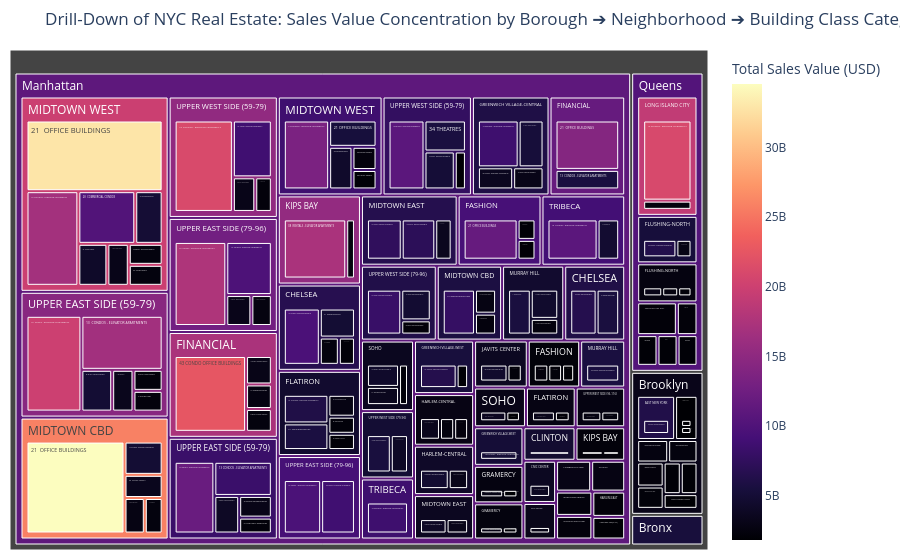

The notebook cell saved with this chart:
### Markdown cell above
### Q4 — Drill-Down
**Question:** Where is NYC sales value concentrated when you drill from city-wide totals down to borough → neighborhood → building class?

**Approach:**
1. Aggregate the sum of `SALE PRICE` by Borough, Neighborhood, and Building Class.
2. Select the **top 150 combinations by total sales value** to ensure the visualization remains responsive and highly readable.
3. Build a hierarchical, interactive treemap using `Plotly Express` to enable drilling down into specific boroughs and neighborhoods.

### Code cell
import plotly.express as px

# Group by Borough Name, Neighborhood, and Building Class Category
drill_down_df = data.loc[data['is_arms_length'] & data['BOROUGH_NAME'].notnull()].groupby(
    ['BOROUGH_NAME', 'NEIGHBORHOOD', 'BUILDING CLASS CATEGORY']
).agg(
    total_sales_value=('SALE PRICE', 'sum'),
    transaction_count=('SALE PRICE', 'count')
).reset_index()

# Keep the top 150 combinations by sales value to keep the plot highly responsive and readable
drill_down_top = drill_down_df.sort_values(by='total_sales_value', ascending=False).head(150)

# Build Treemap
fig_tree = px.treemap(
    drill_down_top,
    path=['BOROUGH_NAME', 'NEIGHBORHOOD', 'BUILDING CLASS CATEGORY'],
    values='total_sales_value',
    color='total_sales_value',
    color_continuous_scale='magma',
    title='Drill-Down of NYC Real Estate: Sales Value Concentration by Borough ➔ Neighborhood ➔ Building Class Category',
    labels={'total_sales_value': 'Total Sales Value (USD)', 'BOROUGH_NAME': 'Borough', 'NEIGHBORHOOD': 'Neighborhood', 'BUILDING CLASS CATEGORY': 'Building Class'}
)

fig_tree.update_layout(margin=dict(t=50, l=10, r=10, b=10))
fig_tree.show()

print("Takeaway: NYC sales value is overwhelmingly concentrated in Manhattan neighborhoods like Midtown West and Upper East Side, and dominated by commercial/elevator apartments.")

### Figure 1 — Plotly figure (JSON) as saved in the notebook; plotly's stock layout.template omitted (floating-point values rounded to 4 significant figures; data arrays with more than 128 entries replaced by an {"elided": "..."} marker saying what was removed)
{"data": [{"branchvalues": "total", "customdata": {"elided": "220x1 float values"}, "domain": {"x": [0.0, 1.0], "y": [0.0, 1.0]}, "hovertemplate": "labels=%{label}<br>total_sales_value_sum=%{value}<br>parent=%{parent}<br>id=%{id}<br>Total Sales Value (USD)=%{color}<extra></extra>", "ids": {"elided": "220 str values"}, "labels": {"elided": "220 str values"}, "marker": {"coloraxis": "coloraxis", "colors": {"elided": "220 float values"}}, "name": "", "parents": {"elided": "220 str values"}, "type": "treemap", "values": {"elided": "220 float values"}}], "layout": {"coloraxis": {"colorbar": {"title": {"text": "Total Sales Value (USD)"}}, "colorscale": [[0.0, "#000004"], [0.1111, "#180f3d"], [0.2222, "#440f76"], [0.3333, "#721f81"], [0.4444, "#9e2f7f"], [0.5556, "#cd4071"], [0.6667, "#f1605d"], [0.7778, "#fd9668"], [0.8889, "#feca8d"], [1.0, "#fcfdbf"]]}, "legend": {"tracegroupgap": 0}, "margin": {"b": 10, "l": 10, "r": 10, "t": 50}, "title": {"text": "Drill-Down of NYC Real Estate: Sales Value Concentration by Borough ➔ Neighborhood ➔ Building Class Category"}}}
